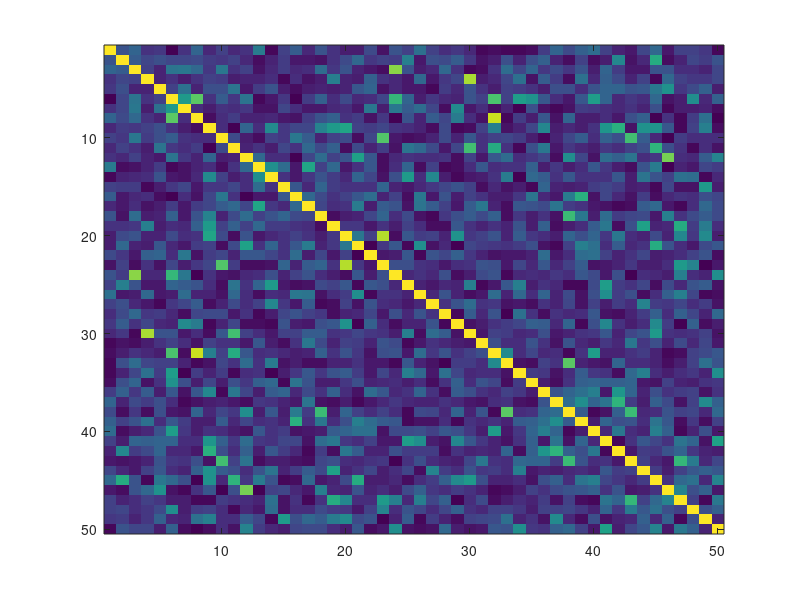

This chart was generated by the following MATLAB code: (Note: this script raises an error after producing the figure.)
%% set params

clear
nInputs = 50;
len = 1000;
binSize = 1.0;
nRuns = 1;

% set pairwise correlation coefficients
k = 2;
lambda = 0.5;
numVals = (nInputs^2-nInputs)/2;
cVals = mat2gray(gamrnd(k,lambda,numVals,1));
cVals = cVals - 0.1;
hist(cVals,100)

% set corr matrix
C = zeros(nInputs);
C(~tril(ones(size(C)))) = cVals;
C = C + tril(C.',-1);
C(eye(size(C)) ==1) = 1;
imagesc(C)


%% run sampling

mu = ones(1,nInputs) *0.005;
C = C/20;
[S,g,L] = sampleDichGauss01(mu,C,1000,0); 
plotRaster(logical(S))

